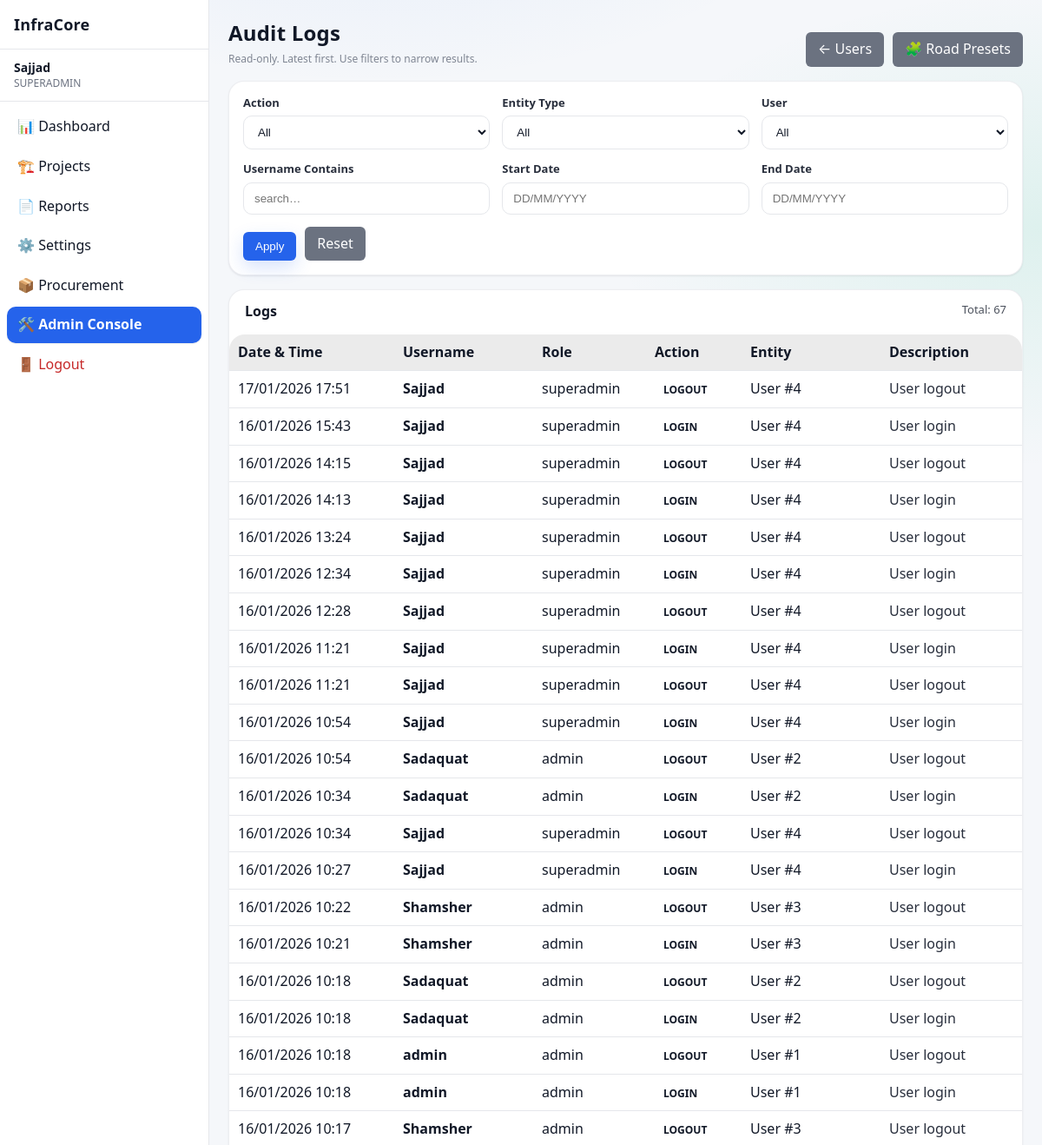
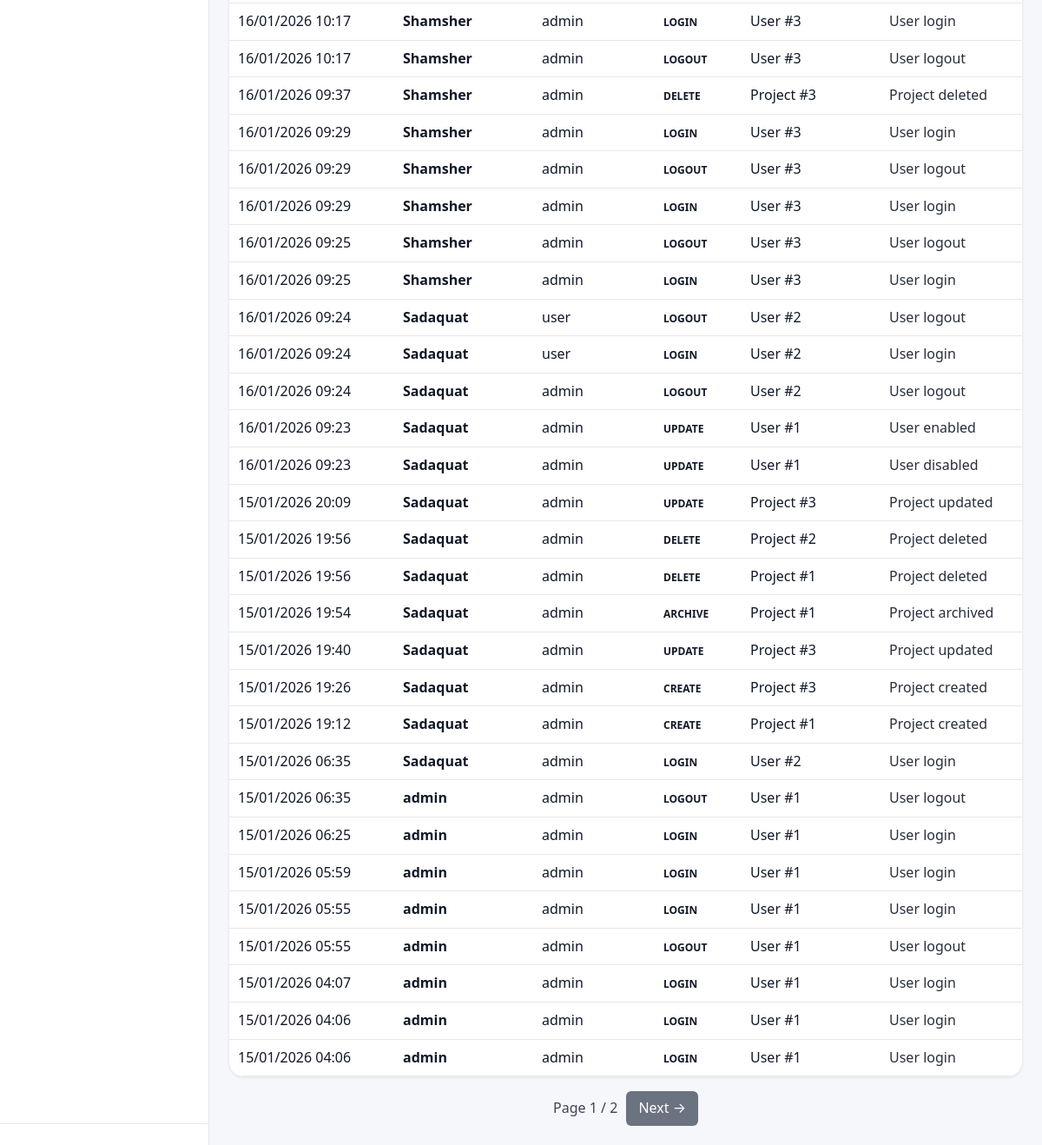
/admin/logs (signed in), run on an earlier commit of the app's database (2 pictures, top to bottom).
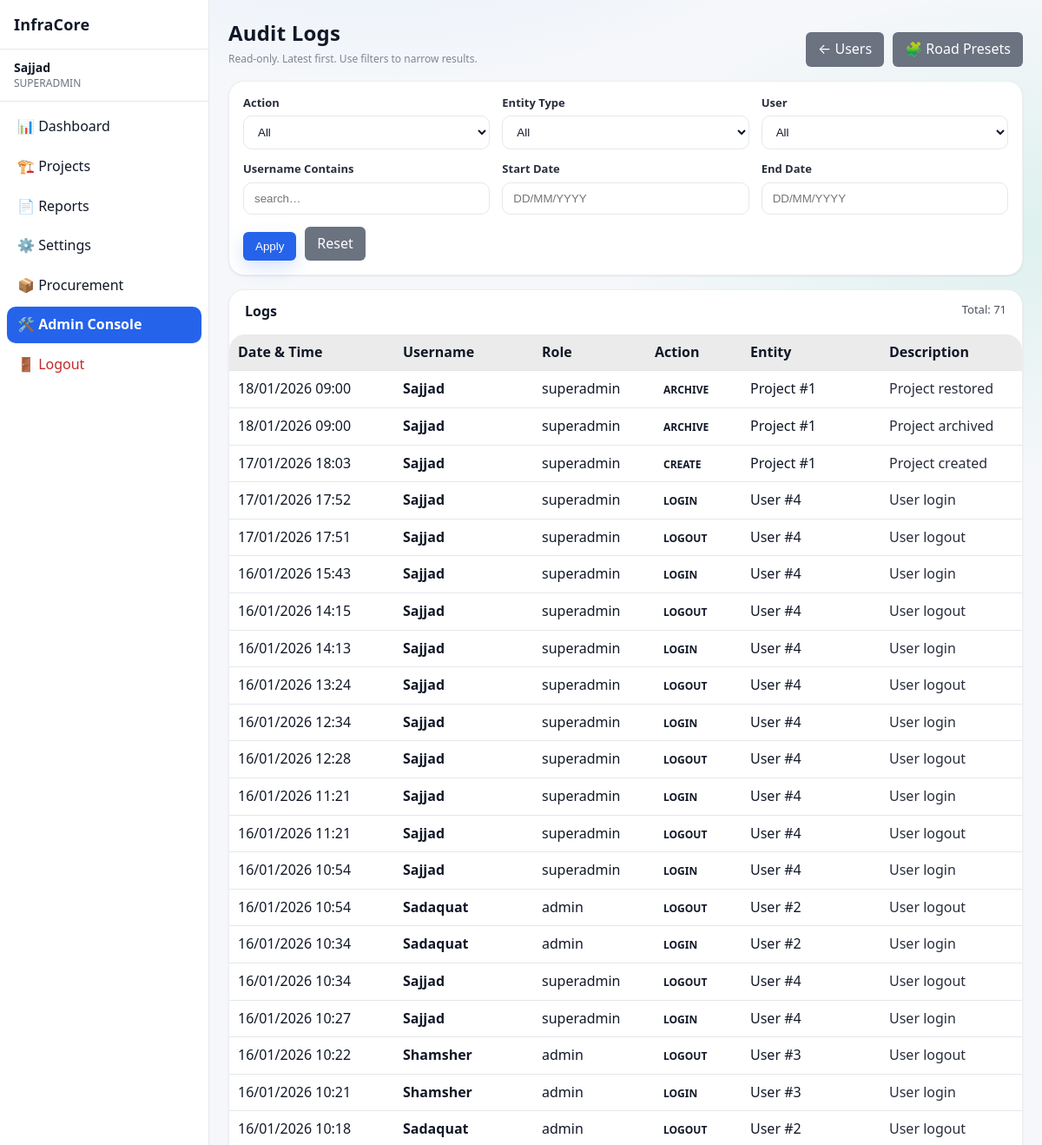
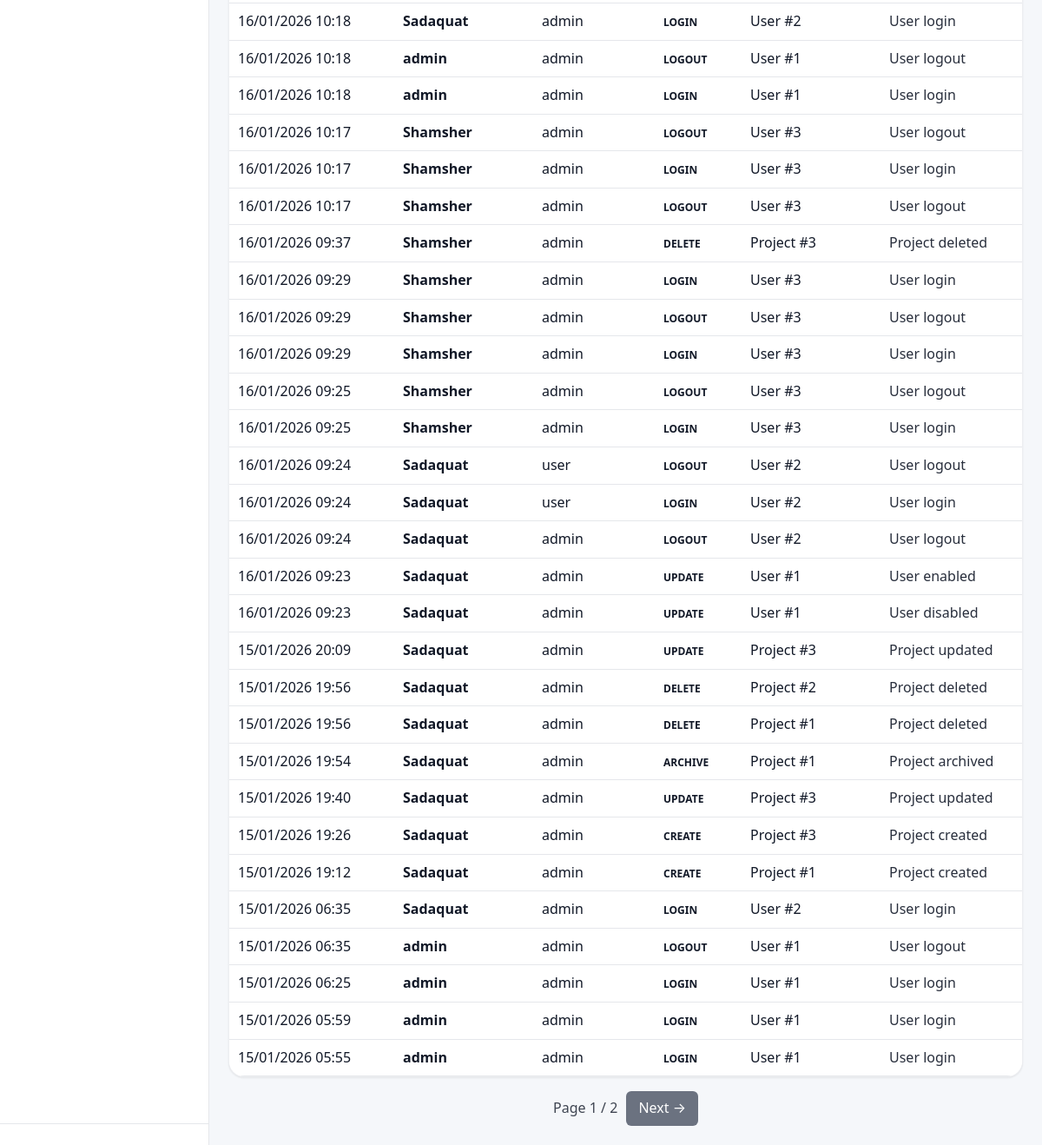
And on a later commit of the database (2 pictures, top to bottom).
### app/models/activity_log.py (models this page shows)
class ActivityLog(Base):
    __tablename__ = "activity_logs"
    __table_args__ = (
        Index("ix_activity_logs_created_at", "created_at"),
        Index("ix_activity_logs_user_id", "user_id"),
    )
    id = Column(Integer, primary_key=True, index=True)
    user_id = Column(Integer, ForeignKey("users.id"), nullable=True)
    username = Column(String(150), nullable=False)
    role = Column(String(50), nullable=True)
    action = Column(String(20), nullable=False)  # CREATE, UPDATE, DELETE, ARCHIVE, LOGIN, LOGOUT
    entity_type = Column(String(50), nullable=True)  # Project, Activity, Material, User, Execution
    entity_id = Column(Integer, nullable=True)
    description = Column(Text, nullable=True)
    old_value = Column(Text, nullable=True)  # JSON string
    new_value = Column(Text, nullable=True)  # JSON string
    ip_address = Column(String(64), nullable=True)
    created_at = Column(DateTime, default=datetime.utcnow, nullable=False)
    details = Column(String, nullable=True)
    timestamp = Column(DateTime, default=datetime.utcnow)

### app/routes/admin.py (the view)
@router.get("/logs", response_class=HTMLResponse)
def audit_logs_page(
    request: Request,
    page: int = 1,
    action: str | None = None,
    entity_type: str | None = None,
    user_id: int | None = None,
    username: str | None = None,
    start_date: str | None = None,
    end_date: str | None = None,
    db: Session = Depends(get_db),
):
    admin = admin_guard(request)
    if not admin:
        return RedirectResponse("/dashboard", status_code=302)
    page_size = 50
    page = max(page, 1)
    q = db.query(ActivityLog)
    if action:
        q = q.filter(ActivityLog.action == action)
    if entity_type:
        q = q.filter(ActivityLog.entity_type == entity_type)
    if user_id is not None:
        q = q.filter(ActivityLog.user_id == user_id)
    if username:
        q = q.filter(ActivityLog.username.ilike(f"%{username.strip()}%"))
    def _parse_d(s: str | None) -> date | None:
        if not s:
            return None
        try:
            return parse_date_ddmmyyyy_or_iso(str(s))
        except Exception:
            return None
    sd = _parse_d(start_date)
    ed = _parse_d(end_date)
    if sd:
        q = q.filter(ActivityLog.created_at >= datetime.combine(sd, time.min))
    if ed:
        q = q.filter(ActivityLog.created_at <= datetime.combine(ed, time.max))
    total = q.count()
    logs = (
        q.order_by(ActivityLog.created_at.desc())
        .offset((page - 1) * page_size)
        .limit(page_size)
        .all()
    )
    actions = [r[0] for r in db.query(ActivityLog.action).distinct().order_by(ActivityLog.action).all() if r and r[0]]
    entity_types = [r[0] for r in db.query(ActivityLog.entity_type).distinct().order_by(ActivityLog.entity_type).all() if r and r[0]]
    users = (
        db.query(ActivityLog.user_id, ActivityLog.username)
        .filter(ActivityLog.user_id.isnot(None))
        .distinct()
        .order_by(ActivityLog.username.asc())
        .all()
    )
    return templates.TemplateResponse(
        "admin/logs.html",
        {
            "request": request,
            "user": admin,
            "logs": logs,
            "page": page,
            "page_size": page_size,
            "total": total,
            "actions": actions,
            "entity_types": entity_types,
            "users": users,
            "filters": {
                "action": action or "",
                "entity_type": entity_type or "",
                "user_id": user_id if user_id is not None else "",
                "username": username or "",
                "start_date": start_date or "",
                "end_date": end_date or "",
            },
        },
    )

### app/templates/admin/logs.html (shortened to what the changed rows need)
{% extends "base.html" %}
{% block content %}
<div class="page-header" style="display:flex;justify-content:space-between;align-items:flex-end;gap:12px;flex-wrap:wrap;margin-bottom:16px">
    <div>
        <h1 class="page-title" style="margin-bottom:6px">Audit Logs</h1>
    </div>
</div>
<div class="card" style="padding:0">
    <div style="padding:14px 18px;border-bottom:1px solid rgba(255,255,255,0.08);display:flex;justify-content:space-between;gap:12px;flex-wrap:wrap">
        <strong>Logs</strong>
        <span style="opacity:0.75;font-size:13px">
            Total: {{ total }}
        </span>
    </div>
    <table class="table" style="margin:0">
        <thead>
            <tr style="background:rgba(255,255,255,0.04)">
                <th style="width:170px">Date &amp; Time</th>
                <th style="width:140px">Username</th>
                <th style="width:110px">Role</th>
                <th style="width:90px">Action</th>
                <th style="width:140px">Entity</th>
                <th>Description</th>
            </tr>
        </thead>
        <tbody>
            {% if logs and logs|length > 0 %}
                {% for l in logs %}
                    <tr style="border-bottom:1px solid rgba(255,255,255,0.05)">
                        <td style="white-space:nowrap">{{ l.created_at|ddmmyyyy_dt }}</td>
                        <td><strong>{{ l.username }}</strong></td>
                        <td>{{ l.role or "" }}</td>
                        <td>
                            <span class="badge badge-info">{{ l.action }}</span>
                        </td>
                        <td>
                            {{ l.entity_type or "" }}
                            {% if l.entity_id %}
                                #{{ l.entity_id }}
                            {% endif %}
                        </td>
                        <td style="opacity:0.9">{{ l.description or l.details or "" }}</td>
                    </tr>
                {% endfor %}
            {% else %}
                <tr>
                    <td colspan="6" style="padding:24px;text-align:center;opacity:0.75">
                        No audit logs found for the selected filters.
                    </td>
                </tr>
            {% endif %}
        </tbody>
    </table>
</div>
{% set total_pages = (total // page_size) + (1 if total % page_size else 0) %}
{% endblock %}

What changed in the data, as far as the page shows it:
no longer on this page (row unchanged): ActivityLog: created_at|ddmmyyyy_dt "15/01/2026 05:55", username "admin", role "admin", action "LOGOUT", entity_type "User", entity_id "1", description "User logout"
no longer on this page (row unchanged): ActivityLog: created_at|ddmmyyyy_dt "15/01/2026 04:07", username "admin", role "admin", action "LOGIN", entity_type "User", entity_id "1", description "User login"
no longer on this page (row unchanged): ActivityLog: created_at|ddmmyyyy_dt "15/01/2026 04:06", username "admin", role "admin", action "LOGIN", entity_type "User", entity_id "1", description "User login"
no longer on this page (row unchanged): ActivityLog: created_at|ddmmyyyy_dt "15/01/2026 04:06", username "admin", role "admin", action "LOGIN", entity_type "User", entity_id "1", description "User login"
added ActivityLog: created_at|ddmmyyyy_dt "18/01/2026 09:00", username "Sajjad", role "superadmin", action "ARCHIVE", entity_type "Project", entity_id "1", description "Project restored"
added ActivityLog: created_at|ddmmyyyy_dt "18/01/2026 09:00", username "Sajjad", role "superadmin", action "ARCHIVE", entity_type "Project", entity_id "1", description "Project archived"
added ActivityLog: created_at|ddmmyyyy_dt "17/01/2026 18:03", username "Sajjad", role "superadmin", action "CREATE", entity_type "Project", entity_id "1", description "Project created"
added ActivityLog: created_at|ddmmyyyy_dt "17/01/2026 17:52", username "Sajjad", role "superadmin", action "LOGIN", entity_type "User", entity_id "4", description "User login"
Also different on the page:
{{ total }}: "67" → "71"
